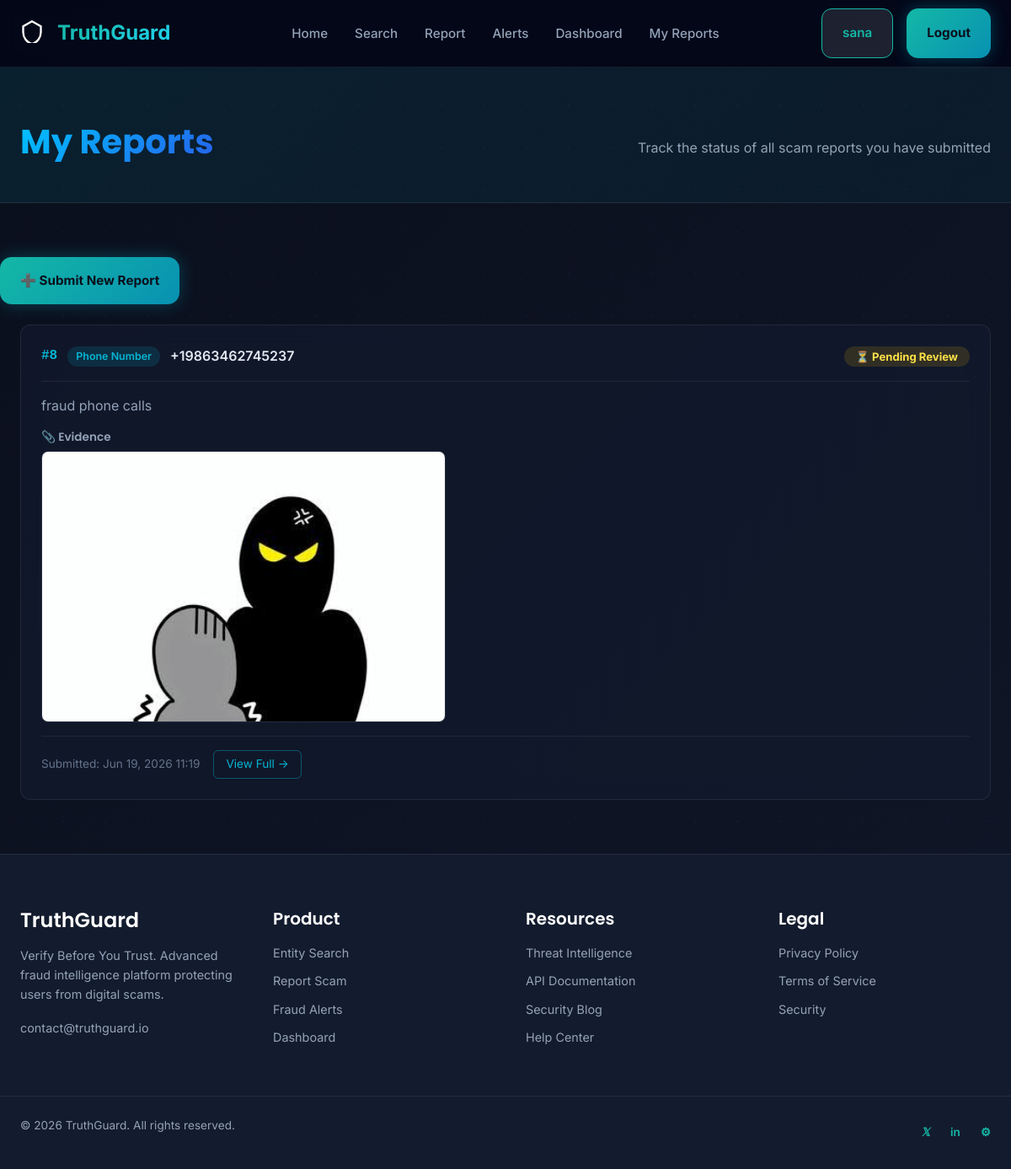
Page /report/my/ (signed in) on the committed database.
### reports/models.py (models this page shows, shortened)
class Report(models.Model):
    STATUS_CHOICES = [
        ('pending', 'Pending Review'),
        ('approved', 'Approved'),
        ('rejected', 'Rejected'),
    ]
    reporter = models.ForeignKey(
        settings.AUTH_USER_MODEL,
        on_delete=models.SET_NULL,
        null=True,
        blank=True,
        related_name='reports',
    )
    entity = models.ForeignKey(Entity, on_delete=models.CASCADE, related_name='reports')
    description = models.TextField()
    evidence = models.FileField(upload_to=evidence_upload_path, blank=True, null=True)
    report_status = models.CharField(max_length=20, choices=STATUS_CHOICES, default='pending')
    created_at = models.DateTimeField(auto_now_add=True)
    class Meta:
        ordering = ['-created_at']

### entities/models.py (models this page shows, shortened)
class Entity(models.Model):
    ENTITY_TYPES = [
        ('phone', 'Phone Number'),
        ('email', 'Email Address'),
        ('website', 'Website URL'),
    ]
    THREAT_LEVELS = [
        ('safe', 'Safe'),
        ('low', 'Low'),
        ('medium', 'Medium'),
        ('high', 'High'),
        ('critical', 'Critical'),
    ]
    STATUS_CHOICES = [
        ('active', 'Active'),
        ('monitoring', 'Under Monitoring'),
        ('blocked', 'Blocked'),
        ('cleared', 'Cleared'),
    ]
    entity_type = models.CharField(max_length=20, choices=ENTITY_TYPES)
    entity_value = models.CharField(max_length=500, unique=True, db_index=True)
    risk_score = models.PositiveIntegerField(default=0)
    threat_level = models.CharField(max_length=20, choices=THREAT_LEVELS, default='safe')
    status = models.CharField(max_length=20, choices=STATUS_CHOICES, default='active')
    report_count = models.PositiveIntegerField(default=0)
    risk_explanation = models.JSONField(default=list, blank=True)
    created_at = models.DateTimeField(auto_now_add=True)
    updated_at = models.DateTimeField(auto_now=True)
    class Meta:
        ordering = ['-risk_score', '-updated_at']
        verbose_name_plural = 'entities'

### reports/views.py (the view)
# urls.py: path('my/',            views.my_reports,    name='my_reports'),
@login_required
@login_required
def my_reports(request):
    reports = (
        Report.objects
        .filter(reporter=request.user)
        .select_related('entity')
        .order_by('-created_at')
    )
    paginator = Paginator(reports, 10)
    page      = paginator.get_page(request.GET.get('page'))
    pending_count = Report.objects.filter(report_status='pending').count() if request.user.is_staff else 0
    return render(request, 'reports/my_reports.html', {
        'page_obj': page,
        'pending_reports_count': pending_count,   # ✅ pass to template
    })

### core/context_processors.py (called while the page is built)
def site_stats(request):
    return {
        'total_reports': Report.objects.filter(report_status='approved').count(),
        'total_entities': Entity.objects.count(),
        'active_alerts': Alert.objects.filter(is_active=True).count(),
        'high_risk_entities': Entity.objects.filter(threat_level__in=['high', 'critical']).count(),
    }

### templates/reports/my_reports.html (shortened to what this page needs)
{% extends 'base.html' %}
{% load static %}
{% block content %}
<section class="page-header">
    <div class="container">
        <h1>My Reports</h1>
        <p>Track the status of all scam reports you have submitted</p>
    </div>
</section>
<div style="display:flex; gap:1rem; margin-bottom:1.5rem; flex-wrap:wrap;">
    <a href="{% url 'report' %}" class="btn-primary">➕ Submit New Report</a>
</div>
<section class="reports-section">
    <div class="container">
        {% if page_obj.object_list %}
        <div class="reports-list">
            {% for report in page_obj %}
            <div class="report-card glass-card">
                <div class="report-card-header">
                    <div class="report-meta">
                        <span class="report-id">#{{ report.pk }}</span>
                        <span class="entity-type-badge">{{ report.entity.get_entity_type_display }}</span>
                        <span class="entity-value">{{ report.entity.entity_value }}</span>
                    </div>
                    <div class="report-status-wrap">
                        {% if report.report_status == 'approved' %}
                            <span class="status-badge approved">✓ Approved</span>
                        {% elif report.report_status == 'rejected' %}
                            <span class="status-badge rejected">✗ Rejected</span>
                        {% else %}
                            <span class="status-badge pending">⏳ Pending Review</span>
                        {% endif %}
                    </div>
                </div>
                <div class="report-body">
                    <p class="report-description">{{ report.description }}</p>
                </div>
                {% if report.evidence %}
                <div class="report-evidence">
                    <h4 class="evidence-label">📎 Evidence</h4>
                    {% with report.evidence.name|lower as fname %}
                        {% if '.jpg' in fname or '.jpeg' in fname or '.png' in fname or '.gif' in fname or '.webp' in fname %}
                            <div class="evidence-image-wrap">
                                <img src="{{ report.evidence.url }}"
                                     alt="Evidence for report #{{ report.pk }}"
                                     class="evidence-image"
                                     loading="lazy">
                            </div>
                        {% elif '.pdf' in fname %}
                            <a href="{{ report.evidence.url }}" target="_blank" class="evidence-file-link">
                                📄 View PDF Evidence
                            </a>
                        {% else %}
                            <a href="{{ report.evidence.url }}" target="_blank" class="evidence-file-link">
                                📁 Download Evidence File
                            </a>
                        {% endif %}
                    {% endwith %}
                </div>
                {% endif %}
                <div class="report-card-footer">
                    <span class="report-date">Submitted: {{ report.created_at|date:"M d, Y  H:i" }}</span>
                    <a href="{% url 'report_detail' report.pk %}" class="btn-sm">View Full →</a>
                </div>
            </div>
            {% endfor %}
        </div>
        {% endif %}
    </div>
</section>
{% endblock %}

### templates/base.html (shortened to what this page needs)
{% load static %}
<!doctype html>
<html lang="en">
  <head>
    <link rel="stylesheet" href="{% static 'css/style.css' %}" />
    <link rel="stylesheet" href="{% static 'css/components.css' %}" />
    <link rel="stylesheet" href="{% static 'css/animations.css' %}" />
    <link rel="stylesheet" href="{% static 'css/auth.css' %}" />
    <link rel="stylesheet" href="{% static 'css/responsive.css' %}" />
  </head>
  <body>
    <div class="animated-bg"></div>
    <div class="particles-layer" id="particles"></div>
    <nav class="navbar" id="navbar">
      <div class="navbar-container">
        <div class="navbar-brand">
          <a href="{% url 'home' %}" class="logo">
            <span class="logo-icon">
              <svg
                width="28"
                height="28"
                viewBox="0 0 24 24"
                fill="none"
                stroke="currentColor"
                stroke-width="2"
              >
                <path
                  d="M12 2L3 7v6c0 5.5 3.8 10.7 9 12 5.2-1.3 9-6.5 9-12V7l-9-5z"
                />
              </svg>
            </span>
            <span class="logo-text"
              >Truth<span class="logo-accent">Guard</span></span
            >
          </a>
        </div>
        <ul class="nav-menu" id="navMenu">
          <li><a href="{% url 'home' %}" class="nav-link">Home</a></li>
          <li><a href="{% url 'search' %}" class="nav-link">Search</a></li>
          <li><a href="{% url 'report' %}" class="nav-link">Report</a></li>
          <li><a href="{% url 'alerts' %}" class="nav-link">Alerts</a></li>
          <li>
            <a href="{% url 'dashboard' %}" class="nav-link">Dashboard</a>
          </li>
          {% if user.is_authenticated %}
          <li>
            <a href="{% url 'my_reports' %}" class="nav-link">My Reports</a>
          </li>
          {% endif %}
        </ul>
        <div class="nav-auth">
          {% if user.is_authenticated %}
          <a href="{% url 'profile' %}" class="btn-secondary"
            >{{ user.username }}</a
          >
          <a href="{% url 'logout' %}" class="btn-primary">Logout</a>
          {% else %}
          <a href="{% url 'login' %}" class="btn-secondary">Login</a>
          <a href="{% url 'register' %}" class="btn-primary">Register</a>
          {% endif %}
        </div>
      </div>
    </nav>
    <main class="main-content">{% block content %}{% endblock %}</main>
    <footer class="footer">
      <div class="footer-container">
        <div class="footer-section">
          <h3 class="footer-title">TruthGuard</h3>
          <p>
            Verify Before You Trust. Advanced fraud intelligence platform
            protecting users from digital scams.
          </p>
          <p class="footer-contact">contact@truthguard.io</p>
        </div>
        <div class="footer-section">
          <h4>Product</h4>
          <ul>
            <li><a href="{% url 'search' %}">Entity Search</a></li>
            <li><a href="{% url 'report' %}">Report Scam</a></li>
            <li><a href="{% url 'alerts' %}">Fraud Alerts</a></li>
            <li><a href="{% url 'dashboard' %}">Dashboard</a></li>
          </ul>
        </div>
        <div class="footer-section">
          <h4>Resources</h4>
          <ul>
            <li><a href="#">Threat Intelligence</a></li>
            <li><a href="#">API Documentation</a></li>
            <li><a href="#">Security Blog</a></li>
            <li><a href="#">Help Center</a></li>
          </ul>
        </div>
        <div class="footer-section">
          <h4>Legal</h4>
          <ul>
            <li><a href="#">Privacy Policy</a></li>
            <li><a href="#">Terms of Service</a></li>
            <li><a href="#">Security</a></li>
          </ul>
        </div>
      </div>
      <div class="footer-bottom">
        <p>&copy; 2026 TruthGuard. All rights reserved.</p>
        <div class="social-links">
          <a href="#" aria-label="Twitter"><i class="fab">𝕏</i></a>
          <a href="#" aria-label="LinkedIn">in</a>
          <a href="#" aria-label="GitHub">⚙</a>
        </div>
      </div>
    </footer>
  </body>
</html>

### static/css/components.css (style rules this page uses)
.animated-bg { position: fixed; inset: 0; z-index: -2; background: linear-gradient(135deg, #0A0F1C 0%, #131B2E 40%, #1a1040 70%, #0A0F1C 100%); background-size: 400% 400%; animation: gradientShift 15s ease infinite; }
.particles-layer { position: fixed; inset: 0; z-index: -1; pointer-events: none; background-image: radial-gradient(circle, rgba(0,229,255,0.15) 1px, transparent 1px); background-size: 50px 50px; opacity: 0.3; }
.glass-card { background: rgba(19, 27, 46, 0.7); backdrop-filter: blur(12px); border: 1px solid var(--border-color); border-radius: var(--radius-lg); padding: var(--spacing-xl); }
.logo-accent { color: var(--primary); }
.page-header { padding: var(--spacing-3xl) 0 var(--spacing-xl); text-align: center; }
.page-header h1 { font-size: 2.5rem; background: linear-gradient(135deg, var(--primary), var(--secondary)); -webkit-background-clip: text; -webkit-text-fill-color: transparent; background-clip: text; }

### static/css/animations.css (style rules this page uses)
.main-content { animation: pageLoadFade 0.6s ease-in-out; }

### static/css/auth.css (style rules this page uses)
:root { --bg-dark: #060b14; --bg-card: #101826; --primary: #00c2ff; --secondary: #2563eb; --accent: #14b8a6; --text: #f8fafc; --muted: #94a3b8; --border: rgba(148,163,184,.12); --radius: 20px; }
.btn-primary { border:none; border-radius:14px; font-weight:700; cursor:pointer; transition:.3s; }

### templates/reports/my_reports.html (style rules this page uses)
.report-card { margin-bottom: 1.5rem; padding: 1.5rem; border-radius: 12px; border: 1px solid rgba(255,255,255,0.08); }
.report-card-header { display: flex; justify-content: space-between; align-items: flex-start; flex-wrap: wrap; gap: 0.75rem; margin-bottom: 1rem; padding-bottom: 1rem; border-bottom: 1px solid rgba(255,255,255,0.07); }
.report-meta { display: flex; align-items: center; gap: 0.75rem; flex-wrap: wrap; }
.report-id { font-family: monospace; color: #06B6D4; font-weight: 700; }
.entity-type-badge { background: rgba(6,182,212,0.15); color: #06B6D4; padding: 2px 10px; border-radius: 20px; font-size: 0.78rem; font-weight: 600; }
.entity-value { color: #e2e8f0; font-weight: 600; word-break: break-all; }
.status-badge { padding: 4px 14px; border-radius: 20px; font-size: 0.82rem; font-weight: 700; }
.status-badge.pending { background: rgba(234,179,8,0.15); color: #fde047; }
.report-description { color: #94a3b8; line-height: 1.6; margin: 0; }
.report-evidence { margin: 1rem 0; }
.evidence-label { color: #94a3b8; font-size: 0.85rem; margin-bottom: 0.5rem; }
.evidence-image-wrap { border-radius: 8px; overflow: hidden; max-width: 480px; border: 1px solid rgba(255,255,255,0.1); }
.evidence-image { width: 100%; display: block; object-fit: cover; max-height: 320px; }
.report-card-footer { display: flex; align-items: center; flex-wrap: wrap; gap: 1rem; margin-top: 1rem; padding-top: 1rem; border-top: 1px solid rgba(255,255,255,0.07); font-size: 0.85rem; color: #64748b; }
.btn-sm { padding: 5px 14px; border: 1px solid rgba(6,182,212,0.4); border-radius: 6px; color: #06B6D4; text-decoration: none; font-size: 0.85rem; white-space: nowrap; }

### rows in the picture
Report: pk "8", entity.entity_type "Phone Number", entity.entity_value "+19863462745237", report_status "⏳ Pending Review", description "fraud phone calls", evidence (picture), created_at "Jun 19, 2026 11:19"

### other values in the picture
{{ user.username }} "sana"
